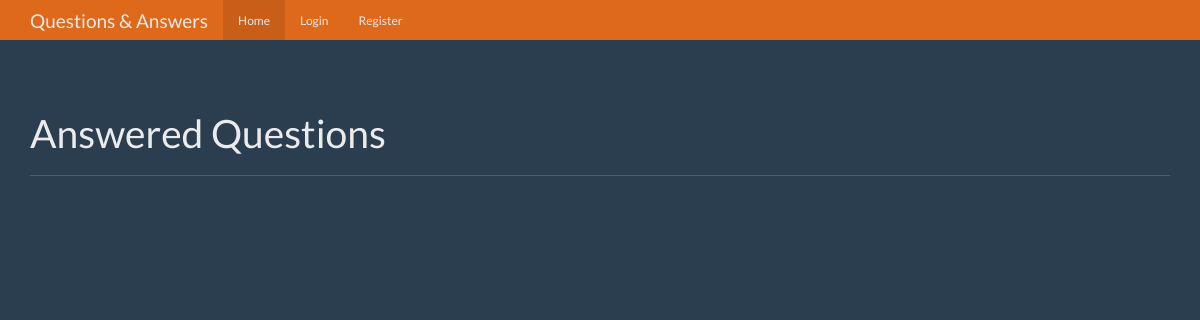
The app's page /, older data.
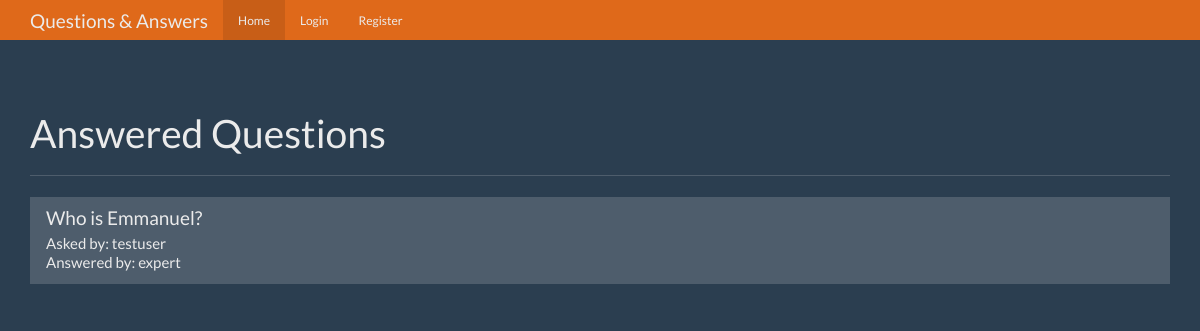
The same page, newer data.
### tables this page shows
CREATE TABLE questions (
    id integer primary key autoincrement,
    question_text text not null,
    answer_text text,
    asked_by_id integer not null,
    expert_id integer not null
);

CREATE TABLE users(
    id integer primary key autoincrement,
    name text not null,
    password text not null,
    expert boolean not null,
    admin boolean not null
);

### app.py (the view)
@app.route('/')
def index():
    user = current_user()
    db = get_db()
    questions_cur = db.execute('''select
                                    questions.id as question_id,
                                    questions.question_text,
                                    askers.name as asker_name,
                                    experts.name as expert_name
                                from questions
                                join users as askers on askers.id = questions.asked_by_id
                                join users as experts on experts.id = questions.expert_id
                                where questions.answer_text is not null''')
    questions = questions_cur.fetchall()
    return render_template('home.html', user=user, questions=questions)

### app.py (called while the page is built)
def current_user():
    user_result = None
    if 'user' in session:
        user = session['user']
        db = get_db()
        user_cur = db.execute('select id, name, password, expert, admin from users where name = ?',[user])
        user_result = user_cur.fetchone()
    return user_result

### database.py (called while the page is built)
def connect_db():
    sql = sqlite3.connect("C:/Users/Leyeseyi/Desktop/UDACITY FSND/PSYCOPG/qnaapp/questions.db")
    sql.row_factory = sqlite3.Row
    return sql

def get_db():
    if not hasattr(g, 'sqlite_db'):
        g.sqlite_db = connect_db()
    return g.sqlite_db

### templates/home.html (shortened to what this page needs)
<!DOCTYPE html>
<html lang="en">
  <head>
    <link href="{{url_for('static',filename='bootstrap.min.css')}}" rel="stylesheet">
    <link href="{{url_for('static',filename='theme.css')}}" rel="stylesheet">
  </head>
  <body>
    <nav class="navbar navbar-inverse navbar-fixed-top">
      <div class="container">
        <div class="navbar-header">
          <a class="navbar-brand" href="#">Questions & Answers</a>
        </div>
        <div id="navbar" class="navbar-collapse collapse">
          <ul class="nav navbar-nav">
            <li class="active"><a href="{{ url_for('index') }}">Home</a></li>
            {% if not user %}
            <li><a href="{{ url_for('login') }}">Login</a></li>
            <li><a href="{{ url_for('register') }}">Register</a></li>
            {% endif %}
          </ul>
        </div>
      </div>
    </nav>
    <div class="container theme-showcase" role="main">
      <div class="page-header">
        <h1>Answered Questions</h1>
      </div>
      <div class="row">
        <div class="col-lg-12">
          <div class="list-group">
            {%for question in questions%}
            <a href="{{url_for('question', question_id = question['question_id'])}}" class="list-group-item">
              <h4 class="list-group-item-heading"> {{question['question_text']}} </h4>
              <p class="list-group-item-text">Asked by: {{question['asker_name']}}</p>
              <p class="list-group-item-text">Answered by: {{question['expert_name']}}</p>
            </a>
            {%endfor%}
          </div>
        </div>
      </div>
    </div>
  </body>
</html>

Row changes from the older to the newer data that the page shows:
added questions: question_text "Who is Emmanuel?", asker_name "testuser", expert_name "expert"
